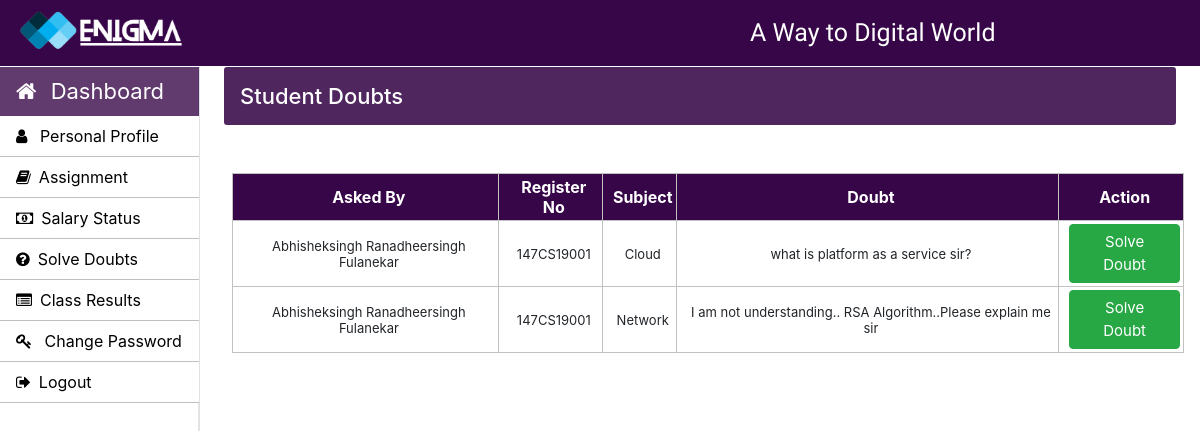
/Teacher/solve-doubt.php (signed in), run on the app's committed database.
### tables this page shows
CREATE TABLE `student_doubt` (
  `register_no` varchar(30) NOT NULL,
  `subject` varchar(20) NOT NULL,
  `doubt` varchar(150) NOT NULL,
  `doubt_id` int(10) NOT NULL
);

### Teacher/solve-doubt.php (the view, shortened to what this page needs)
<?php
		require_once "../connection/connection.php";
	?>
        <?php include('../common/common-header.php') ?>
		<?php include('../common/teacher-sidebar.php') ?>
		<main role="main" class="col-xl-10 col-lg-9 col-md-8 ml-sm-auto px-md-4 mb-2 w-100 page-content-index">
			<div class="flex-wrap flex-md-no-wrap pt-3 pb-2 mb-3 text-white admin-dashboard pl-3">
				<h4>Student Doubts</h4>
			</div>
                <div class="col-md-2 pt-3 w-100">
                    </div>
                <div class="row">
					<div class="col-md-12 ml-2">
						<section class="mt-3">
							<table class="w-100 table-elements table-three-tr" cellpadding="3">
								<tr class="table-tr-head table-three text-white text-center">
									<th>Asked By</th>
									<th>Register No</th>
									<th>Subject</th>
									<th>Doubt</th>
									<th>Action</th>
								</tr>
								<?php
								$query="SELECT short_student_info.`register_no`,`first_name`,`middle_name`,`last_name`,`subject`, `doubt` FROM `student_doubt`,`short_student_info` WHERE short_student_info.register_no = student_doubt.register_no";
								$run=mysqli_query($con,$query);
								while($row=mysqli_fetch_array($run)) {?>
									<tr class="text-center">
										<td><?php echo $row['first_name']." ".$row['middle_name']." ".$row['last_name'] ?></td>
										<td><?php echo $row['register_no'] ?></td>
										<td><?php echo $row['subject']?></td>
										<td><?php echo $row['doubt']?></td>
										<td><?php
                                        echo '<button type="button" class="btn btn-success" style="font-size:15px;" data-toggle="modal" data-target=".bd-example-modal-lg"  id="sub9" onsubmit="submitted()">Solve Doubt</button>';
                                        ?>
										</td>
									</tr>
								<?php }
								?>
                            </table>
                        </section>
                    </div>
                </div>
        </main>
    </body>
</html>

### Css/style.css (style rules this page uses)
h4 { font-size: 22px; }
.admin-dashboard { margin-top: 1px !important; background: #370648de !important; border-radius: 3px; }
.table-elements tr, td, th { font-size: 13px; border: 1px solid rgb(194, 193, 193); padding-left: 10px !important; }
.table-three { background: #370648 !important; }
.table-tr-head { height: 45px !important; padding: 10px !important; margin-top: 5px !important; }
.table-font-for-transcript td, th { font-size: 16px !important; }

### data on the page
student_doubt: first_name "Abhisheksingh", middle_name "Ranadheersingh", last_name "Fulanekar", register_no "147CS19001", subject "Cloud", doubt "what is platform as a service sir?"
student_doubt: first_name "Abhisheksingh", middle_name "Ranadheersingh", last_name "Fulanekar", register_no "147CS19001", subject "Network", doubt "I am not understanding.. RSA Algorithm..Please explain me sir"
